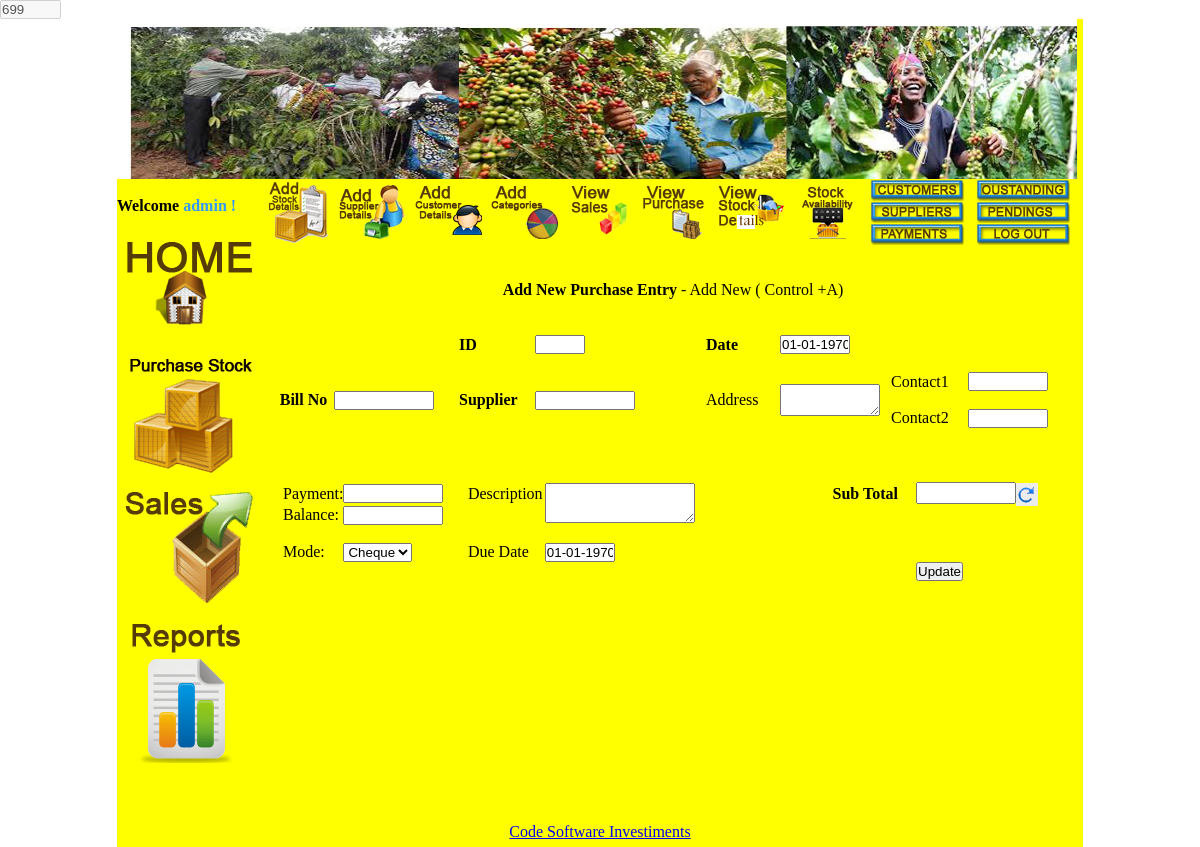
Page /edit_purchase.php?id=SE123 (signed in) on the earlier database version.
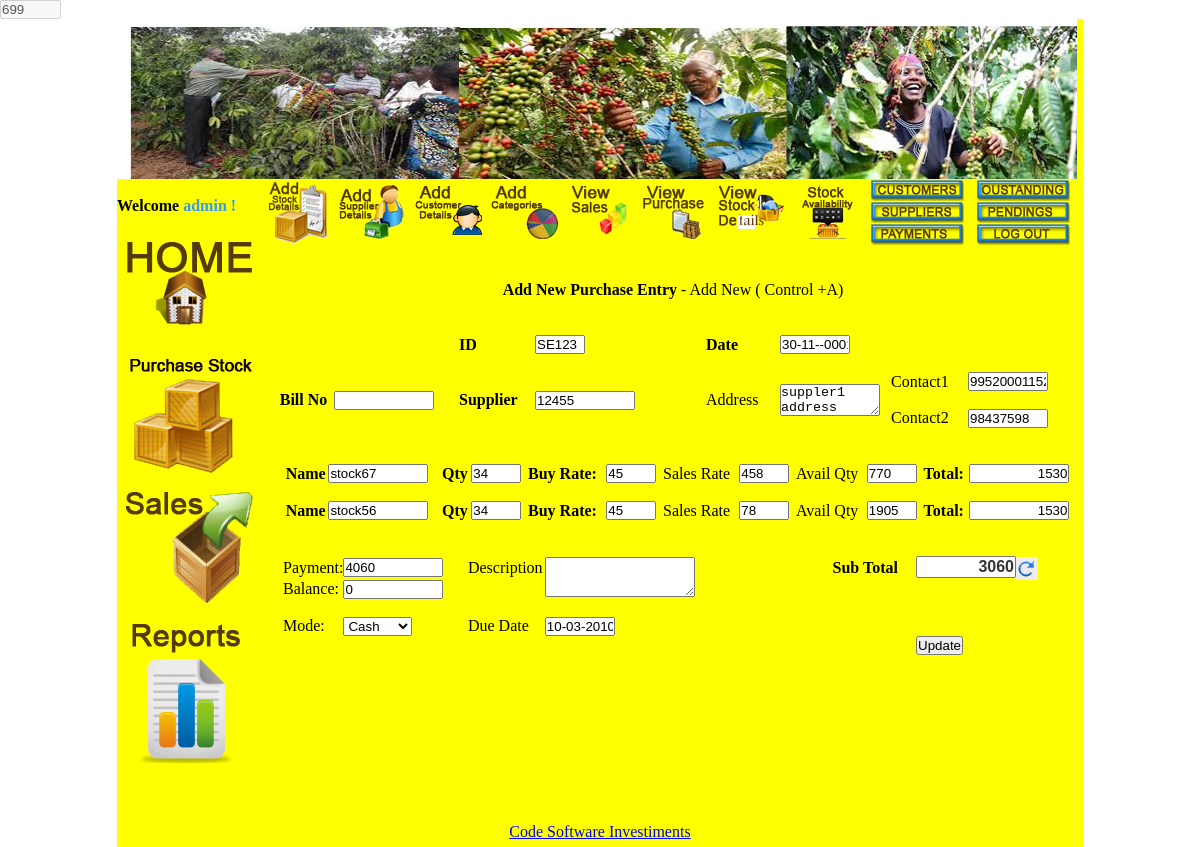
Same page on the later database version.
### tables this page shows
CREATE TABLE `stock_entries` (
  `id` int(10) unsigned NOT NULL auto_increment,
  `stock_id` varchar(120) NOT NULL,
  `stock_name` varchar(260) NOT NULL,
  `stock_supplier_name` varchar(200) NOT NULL,
  `category` varchar(120) NOT NULL,
  `quantity` int(11) NOT NULL,
  `company_price` int(11) NOT NULL,
  `selling_price` int(11) NOT NULL,
  `opening_stock` int(11) NOT NULL,
  `closing_stock` int(11) NOT NULL,
  `date` datetime NOT NULL,
  `username` varchar(120) NOT NULL,
  `type` varchar(50) NOT NULL,
  `salesid` varchar(120) NOT NULL,
  `total` int(11) NOT NULL,
  `payment` int(11) NOT NULL,
  `balance` int(11) NOT NULL,
  `mode` varchar(150) NOT NULL,
  `description` varchar(500) NOT NULL,
  `due` datetime NOT NULL,
  `subtotal` int(11) NOT NULL,
  `count1` int(11) NOT NULL,
  PRIMARY KEY  (`id`)
);

CREATE TABLE `supplier_details` (
  `id` int(10) unsigned NOT NULL auto_increment,
  `supplier_name` varchar(200) NOT NULL,
  `supplier_address` varchar(500) NOT NULL,
  `supplier_contact1` varchar(100) NOT NULL,
  `supplier_contact2` varchar(100) NOT NULL,
  `balance` int(11) NOT NULL,
  PRIMARY KEY  (`id`)
);

CREATE TABLE `stock_avail` (
  `id` int(10) unsigned NOT NULL auto_increment,
  `name` varchar(120) NOT NULL,
  `quantity` int(10) unsigned NOT NULL,
  PRIMARY KEY  (`id`)
);

### db.class.php (called while the page is built, shortened)
<?php
  class DB
  {
    function queryUniqueObject($query, $debug = -1)
    {
      $query = "$query LIMIT 1";
      $result = mysql_query($query) or $this->debugAndDie($query);
      return mysql_fetch_object($result);
    }
    function queryUniqueValue($query, $debug = -1)
    {
      $query = "$query LIMIT 1";
      $result = mysql_query($query) or $this->debugAndDie($query);
      $line = mysql_fetch_row($result);
      return $line[0];
    }
    function maxOf($column, $table, $where)
    {
      return $this->queryUniqueValue("SELECT MAX(`$column`) FROM `$table` WHERE $where");
    }
    function getMicroTime()
    {
      list($msec, $sec) = explode(' ', microtime());
      return floor($sec / 1000) + $msec;
    }
  }
?>

### edit_purchase.php (the view, shortened to what the changed rows need)
<?php
if(!isset($_SESSION['username']) || $_SESSION['usertype'] !='admin'){
header("location:index.php?msg=Please%20login%20to%20access%20admin%20area%20!");
}
else
{
	include_once "db.php";
?><!DOCTYPE HTML PUBLIC "-//W3C//DTD HTML 4.01 Transitional//EN"
"http://www.w3.org/TR/html4/loose.dtd">
<html>
<head>
<link rel="stylesheet" href="css/validationEngine.jquery.css" type="text/css" media="screen" title="no title" charset="utf-8" />
		<link rel="stylesheet" href="css/template.css" type="text/css" media="screen" title="no title" charset="utf-8" />
<link rel="stylesheet" href="date_input.css" type="text/css">
<link rel="stylesheet" type="text/css" href="jquery.autocomplete.css" />
<link rel="stylesheet" type="text/css" href="lib/thickbox.css" />
</head>
<body onload="setTimeout('startCountDown()',2000);" onmousemove="resetTimer();">
<table width="100%"  border="0" cellspacing="0" cellpadding="0">
  <tr>
    <td align="center" valign="top"><table width="960" border="0" cellspacing="0" cellpadding="0">
      <tr>
        <td><table width="960" border="0" cellpadding="0" cellspacing="0" bgcolor="yellow">
          <tr>
            <td height="500" align="left" valign="top"><table width="960" border="0" cellpadding="0" cellspacing="0" bgcolor="yellow">
              <tr>
				 <td height="500" align="center" valign="top">
				<br>
<br>
                  <p align="center"><strong>Add New Purchase Entry </strong> - Add New ( Control +A)<?php
if(isset($_GET['id']))
				{
				$id=$_GET['id'];
				$line = $db->queryUniqueObject("SELECT * FROM stock_entries WHERE stock_id='$id'");
				?>
<form action="edit_purchase.php" method="post" name="edit" onSubmit="updateSubtotal()" >
                  <table width="800"  border="0" cellspacing="0" cellpadding="0"  >
                    <tr>
                      <td width="61">&nbsp;</td>
                      <td width="110">&nbsp;</td>
                      <td width="15">&nbsp;</td>
                      <td width="76">&nbsp;</td>
                      <td width="171">&nbsp;</td>
                      <td width="74">&nbsp;</td>
                      <td width="111">&nbsp;</td>
                      <td width="77">&nbsp;</td>
                      <td width="105">&nbsp;</td>
                    </tr>
                    <tr>
                      <td width="61">&nbsp;</td>
                      <td width="110">&nbsp;</td>
                      <td width="15">&nbsp;</td>
                      <td width="76">&nbsp;</td>
                      <td width="171">&nbsp;</td>
                      <td width="74">&nbsp;</td>
                      <td width="111">&nbsp;</td>
                      <td width="77">&nbsp;</td>
                      <td width="105">&nbsp;</td>
                    </tr>
                    <tr>
                      <td width="61">&nbsp;</td>
					  <td width="110">&nbsp;</td>
					  <td>&nbsp;</td>
					  <td><div align="left"><strong>ID</strong>
                      </div></td>
					  <td><input name="id" type="text" id="id" readonly="" value="<?php echo $line->stock_id; ?>" style="width:50px;">
					  </td>
					  <td><div align="left"><strong>Date</strong></div></td>
					  <td><input type="text" id="datefield" name="date" class="date_input" value="<?php
 		$phpdate = strtotime( $line->date );
 		$phpdate = date("d-m-Y",$phpdate);
		echo $phpdate;
?>" style="width:70px;"></td>
					  <td>&nbsp;</td>
                      <td>&nbsp;</td>
                    </tr>
                    <tr>
                      <td width="61">&nbsp;</td>
                      <td width="110">&nbsp;</td>
                      <td width="15"><div align="left"></div></td>
                      <td width="76">&nbsp;</td>
                      <td width="171"><div align="left"></div></td>
                      <td width="74">&nbsp;</td>
                      <td width="111"><div align="left"></div></td>
                      <td width="77">&nbsp;</td>
                      <td width="105">&nbsp;</td>
                    </tr>
                    <tr>
                      <td><div align="center"><strong>Bill No</strong></div></td>
                      <td><input type="text" name="billnumber" style="width:100px;" id="billnumber" class="validate[required,length[0,100]] text-input" value="<?php echo $line->billnumber; ?>"></td>
                      <td>&nbsp;</td>
                      <td><div align="left"><strong>Supplier</strong></div></td>
                      <td><input name="supplier" type="text" id="supplier"   style="width:100px;" autocomplete="off" value="<?php echo $line->stock_supplier_name; ?> "></td>
                      <td><div align="left">Address</div></td>
                      <td><textarea name="address1" id="address" style="width:100px;"><?php echo $db->queryUniqueValue("SELECT supplier_address FROM supplier_details WHERE supplier_name='$line->stock_supplier_name'"); ?></textarea></td>
                      <td><div align="left">Contact1<br>
                              <br>
                        Contact2</div></td>
                      <td><input name="contact1" type="text" id="contact1"  value="<?php echo $db->queryUniqueValue("SELECT supplier_contact1 FROM supplier_details WHERE supplier_name='$line->stock_supplier_name'"); ?>" style="width:80px;">
                          <br>
                          <br>
                          <input name="contact2" type="text" id="contact2"  value="<?php echo $db->queryUniqueValue("SELECT supplier_contact2 FROM supplier_details WHERE supplier_name='$line->stock_supplier_name'"); ?>" style="width:80px;" ></td>
                    </tr>
                    <tr>
                      <td>&nbsp;</td>
                      <td>&nbsp;</td>
                      <td><div align="left"></div></td>
                      <td>&nbsp;</td>
                      <td><div align="left"></div></td>
                      <td>&nbsp;</td>
                      <td><div align="left"></div></td>
                      <td>&nbsp;</td>
                      <td>&nbsp;</td>
                    </tr>
                   </table>
                  <br>
					<?php
					$max = $db->maxOf("count1", "stock_entries", "stock_id='$id'");
					$j=0;
					for($i=1; $i<=$max; $i++)
					{
					?>
					<table width="800" border="0" cellspacing="0" cellpadding="0"  style="margin-left:20px;">
  						<tr>
                      <td ><div align="center"><strong>Name</strong></div></td>
                      <td >
					  <input name="name[]" type="text" class="validate[required,length[0,100]] text-input" id="0<?php echo 0+$j;?>"   style="width:100px;" onFocus="callAutoComplete(this.id)"  onBlur="callAutoAsignValue(this.id)" autocomplete="off" value="<?php
					  $line1 = $db->queryUniqueObject("SELECT * FROM stock_entries WHERE stock_id='$id' and count1=$i");
					  echo $line1->stock_name;
					  ?>"></td>
                      <td><div align="left"><strong>Qty</strong></div></td>
                      <td><input name="quantity[]" type="text" id="00<?php echo 1+$j;?>"   class="validate[required,custom[onlyFloat],lengthCheck[6]] text-input"  style="width:50px;" onKeyUp="callQKeyUp(this.id)" value="<?php echo $line1->quantity;?>"></td>
                      <td><div align="left"><strong>Buy Rate:</strong></div></td>
                      <td><input name="brate[]" type="text" id="000<?php echo 2+$j;?>"  class="validate[required,custom[onlyFloat],lengthCheck[6]] text-input"  style="width:50px;" onKeyUp="callRKeyUp(this.id)"  value="<?php echo $line1->company_price;?>" ></td>
					  <td>Sales Rate </td>
					  <td><input name="srate[]" type="text" id="0000<?php echo 3+$j;?>"  class="validate[optional,custom[onlyFloat],lengthCheck[6]] text-input"  style="width:50px;" value="<?php echo $line1->selling_price;?>"   ></td>
					  <td>Avail Qty</td>
						<td><input name="avail[]" type="text" id="00000<?php echo 4+$j;?>" readonly="" value="<?php echo $db->queryUniqueValue("SELECT quantity FROM stock_avail WHERE name='$line1->stock_name'");?>" style="width:50px;" ></td>
                      <td><div align="left"><strong>Total:</strong></div></td>
                      <td><input name="total[]" type="text" id="000000<?php echo 5+$j;?>" readonly="" value="<?php echo $line1->total;?>" style="width:100px;text-align:right;" >  </td>
                    </tr>
					  <tr>
						<td>&nbsp;</td>
						<td>&nbsp;</td>
						<td>&nbsp;</td>
						<td>&nbsp;</td>
						<td>&nbsp;</td>
						<td>&nbsp;</td>
						<td>&nbsp;</td>
						<td>&nbsp;</td>
						<td>&nbsp;</td>
						<td>&nbsp;</td>
						<td>&nbsp;</td>
						<td>&nbsp;</td>
					  </tr>
					  </table>
					  <?php
					  $j=$j+6;
					  }
					  ?>
					  <table width="800" border="0" align="center" cellpadding="0" cellspacing="0"  id="duplicate" style="margin-left:20px;">
					  <tr>
						<td>&nbsp;</td>
						<td>&nbsp;</td>
						<td>&nbsp;</td>
						<td>&nbsp;</td>
						<td>&nbsp;</td>
						<td width="103">&nbsp;</td>
						<td width="140">&nbsp;</td>
						<td width="5">&nbsp;</td>
						<td width="5">&nbsp;</td>
						<td width="5">&nbsp;</td>
						<td width="13">&nbsp;</td>
					  </tr>
					  <tr>
						<td>Payment:</td>
						<td><input type="text" name="payment" style="width:100px; " id="payment" class="validate[required,custom[onlyFloat],lengthCheck[6]] text-input" onKeyUp="balanceCalc()" value="<?php echo $line->payment; ?>" ></td>
						<td><div align="left">Description</div></td>
						<td rowspan="2"><textarea name="description" style="width:150px; height:40px; "><?php echo $line->description; ?></textarea></td>
						<td>&nbsp;</td>
						<td><div align="center"><strong>Sub Total </strong></div></td>
						<td><input name="subtotal" id="subtotal" type="text" readonly="" value="<?php echo $line->subtotal; ?>" style="width:100px; text-align:right; color:#333333; font-weight:bold; font-size:16px;"><img src="images/refresh.png" alt="Refresh" align="absmiddle" onClick="updateSubtotal()"></td>
						<td>&nbsp;</td>
						<td>&nbsp;</td>
						<td>&nbsp;</td>
						<td>&nbsp;</td>
					  </tr>
					  <tr>
						<td>Balance:</td>
						<td><input name="balance" type="text" id="balance" style="width:100px; " value="<?php echo $line->balance; ?>" readonly=""></td>
						<td>&nbsp;</td>
						<td>&nbsp;</td>
						<td><div align="center"></div></td>
						<td>&nbsp;</td>
						<td>&nbsp;</td>
						<td>&nbsp;</td>
						<td>&nbsp;</td>
						<td>&nbsp;</td>
					  </tr>
					  <tr>
					    <td>&nbsp;</td>
					    <td>&nbsp;</td>
					    <td>&nbsp;</td>
					    <td>&nbsp;</td>
					    <td>&nbsp;</td>
					    <td>&nbsp;</td>
					    <td>&nbsp;</td>
					    <td>&nbsp;</td>
					    <td>&nbsp;</td>
					    <td>&nbsp;</td>
					    <td>&nbsp;</td>
					    </tr>
					  <tr>
						<td width="55">Mode:</td>
						<td width="125"><select name="mode">
						<option value="cheque" <?php if($line->mode=="cheque") echo "selected"; ?> >Cheque</option>
						<option value="cash" <?php if($line->mode=="cash") echo "selected"; ?> >Cash</option>
						  </select></td>
						<td width="77">Due Date </td>
						<td width="195"><input type="text" id="due" name="due" class="date_input" value="<?php
 		$phpdate = strtotime($line->due);
 		$phpdate = date("d-m-Y",$phpdate);
		echo $phpdate;
?>" style="width:70px;"></td>
						<td width="77">&nbsp;</td>
						<td>&nbsp;</td>
						<td>&nbsp;</td>
						<td>&nbsp;</td>
						<td>&nbsp;</td>
						<td>&nbsp;</td>
						<td>&nbsp;</td>
					  </tr>
					  <tr>
					    <td>&nbsp;</td>
					    <td>&nbsp;</td>
					    <td>&nbsp;</td>
					    <td>&nbsp;</td>
					    <td>&nbsp;</td>
					    <td></td>
					    <td><input type="submit" name="Submit" value="Update" onClick="updateSubtotal()" ></td>
					    <td>&nbsp;</td>
					    <td>&nbsp;</td>
					    <td>&nbsp;</td>
					    <td>&nbsp;</td>
					    </tr>
					</table>
</form>
<?php
}
?>
				<br>
<br>
<br>
  </td>
              </tr>
            </table>		</td>
          </tr>
        </table></td>
      </tr>
    </table></td>
  </tr>
</table>
</body>
</html>
<?php
}
?>

Differences in the rows shown:
added stock_entries: id "SE123", date "30-11--0001", supplier "12455", address1 "suppler1 address", contact1 "99520001152", contact2 "98437598", stock_name "stock67", quantity "34", company_price "45", selling_price "458", stock_name.quantity "770", total "1530", payment "4060", subtotal "3060", balance "0", mode "Cash", due "10-03-2010"
added stock_entries: stock_name "stock56", quantity "34", company_price "45", selling_price "78", stock_name.quantity "1905", total "1530"
Other differences:
form field date: "01-01-1970" → (not shown)
form field mode: "Cheque" → (not shown)
form field due: "01-01-1970" → (not shown)
new list line: "Name Qty Buy Rate: Sales Rate Avail Qty Total:"
